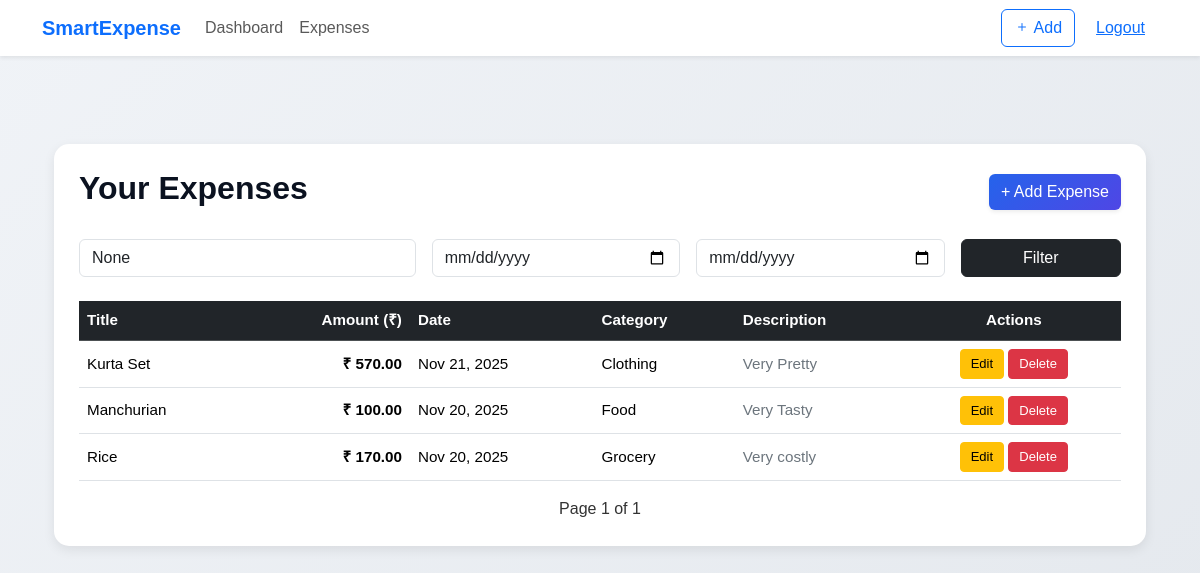
Page /expenses/ (signed in) on the committed database.
### expenses/models.py (models this page shows, shortened)
class Expense(models.Model):
    user = models.ForeignKey(User, on_delete=models.CASCADE)
    category = models.ForeignKey(Category, on_delete=models.SET_NULL, null=True)
    title = models.CharField(max_length=200)
    amount = models.DecimalField(max_digits=10, decimal_places=2)
    date = models.DateField()
    description = models.TextField(blank=True, null=True)

class Category(models.Model):
    name = models.CharField(max_length=100)

### expenses/views.py (the view)
# urls.py: path('', views.expense_list, name='expense_list'),
@login_required
def expense_list(request):
    qs = Expense.objects.filter(user=request.user).order_by('-date')
    q = request.GET.get('q')
    if q:
        qs = qs.filter(Q(description__icontains=q) | Q(category__name__icontains=q))
    start = request.GET.get('start')
    end = request.GET.get('end')
    if start:
        qs = qs.filter(date__gte=start)
    if end:
        qs = qs.filter(date__lte=end)
    from django.core.paginator import Paginator
    paginator = Paginator(qs, 20)
    page = request.GET.get('page') or 1
    expenses = paginator.get_page(page)
    return render(request, 'expenses/expense_list.html', {'expenses': expenses, 'q': q, 'start': start, 'end': end})

### expenses/templates/expenses/expense_list.html (shortened to what this page needs)
{% extends 'expenses/base.html' %}
{% block content %}
<div class="container py-4">
    <div class="table-card">
        <div class="d-flex justify-content-between align-items-center mb-4">
            <h2>Your Expenses</h2>
            <a href="{% url 'add_expense' %}" class="btn btn-primary shadow-sm">+ Add Expense</a>
        </div>
        <form method="get" class="row g-3 mb-4">
            <div class="col-md-4">
                <input type="text" name="q" class="form-control" placeholder="Search description/category..."
                       value="{{ q }}">
            </div>
            <div class="col-md-3">
                <input type="date" name="start" class="form-control" value="{{ start }}">
            </div>
            <div class="col-md-3">
                <input type="date" name="end" class="form-control" value="{{ end }}">
            </div>
            <div class="col-md-2">
                <button class="btn btn-dark w-100">Filter</button>
            </div>
        </form>
        {% if expenses %}
        <table class="table table-hover align-middle">
            <thead class="table-dark">
                <tr>
                    <th>Title</th>
                    <th class="text-end">Amount (₹)</th>
                    <th>Date</th>
                    <th>Category</th>
                    <th>Description</th>
                    <th class="text-center">Actions</th>
                </tr>
            </thead>
            <tbody>
                {% for expense in expenses %}
                <tr>
                    <td>{{ expense.title }}</td>
                    <td class="text-end fw-bold">
                        ₹ {{ expense.amount|floatformat:2 }}
                    </td>
                    <td>{{ expense.date|date:"M d, Y" }}</td>
                    <td>{{ expense.category.name|default:"Uncategorized" }}</td>
                    <td class="text-muted">{{ expense.description|default:"—" }}</td>
                    <td class="text-center">
                        <a href="{% url 'edit_expense' expense.id %}" class="btn btn-warning btn-sm">Edit</a>
                        <a href="{% url 'delete_expense' expense.id %}"
                           class="btn btn-danger btn-sm"
                           onclick="return confirm('Are you sure you want to delete this expense?');">
                           Delete
                        </a>
                    </td>
                </tr>
                {% endfor %}
            </tbody>
        </table>
        <div class="d-flex justify-content-between mt-3">
            <span>Page {{ expenses.number }} of {{ expenses.paginator.num_pages }}</span>
        </div>
        {% else %}
        <p class="text-center text-muted mt-3">No expenses added yet.</p>
        {% endif %}
    </div>
</div>
{% endblock %}

### expenses/templates/expenses/base.html (shortened to what this page needs)
 {% load static %}
<!doctype html>
<html lang="en">
<head>
  <link href="https://cdn.jsdelivr.net/npm/bootstrap@5.3.2/dist/css/bootstrap.min.css" rel="stylesheet">
  <link href="https://cdn.jsdelivr.net/npm/bootstrap-icons@1.10.5/font/bootstrap-icons.css" rel="stylesheet">
  <link rel="stylesheet" href="{% static 'expenses/css/style.css' %}">
</head>
<body class="bg-light">
  <nav class="navbar navbar-expand-lg navbar-white bg-white shadow-sm mb-4">
    <div class="container">
      <a class="navbar-brand fw-bold" href="{% url 'dashboard' %}">SmartExpense</a>
      <div class="collapse navbar-collapse">
        <ul class="navbar-nav me-auto">
          <li class="nav-item"><a class="nav-link" href="{% url 'dashboard' %}">Dashboard</a></li>
          <li class="nav-item"><a class="nav-link" href="{% url 'expense_list' %}">Expenses</a></li>
        </ul>
        <div class="d-flex gap-2">
          <a class="btn btn-outline-primary" href="{% url 'add_expense' %}"><i class="bi bi-plus"></i> Add</a>
          <form method="post" action="{% url 'logout' %}">{% csrf_token %}
             <button class="btn btn-link">Logout</button>
          </form>
        </div>
      </div>
    </div>
  </nav>
  <main class="container mb-5">
    {% block content %}{% endblock %}
  </main>
</body>
</html>

### expenses/static/expenses/css/style.css (style rules this page uses)
body { font-family: Inter, system-ui, -apple-system, "Segoe UI", Roboto, "Helvetica Neue", Arial; color: #111827; }
.navbar-brand { color: #0d6efd; font-size: 1.25rem; }
h2, h3, h4 { color: #0b1220; }
.table { font-size: 0.95rem; }
.btn-primary { background: linear-gradient(135deg,#2563eb,#4f46e5); border: none; box-shadow: 0 6px 18px rgba(79,70,229,0.08); }
body { background: linear-gradient(135deg, #f0f3f7, #e5e9ee); font-family: 'Poppins', sans-serif; color: #333; }
.btn-primary { background-color: #007bff; border-color: #007bff; font-weight: 500; }
.text-muted { color: #6c757d !important; }

### expenses/templates/expenses/expense_list.html (style rules this page uses)
body { background-color: #f5f7fa; }
.table-card { background: #ffffff; padding: 25px; border-radius: 15px; box-shadow: 0 4px 12px rgba(0,0,0,0.08); max-width: 1100px; margin: 40px auto; }
.btn-sm { padding: 4px 10px; font-size: 13px; }
h2 { font-weight: 700; }

### rows in the picture
Expense: title "Kurta Set", amount "570.00", date "Nov 21, 2025", category.name "Clothing", description "Very Pretty"
Expense: title "Manchurian", amount "100.00", date "Nov 20, 2025", category.name "Food", description "Very Tasty"
Expense: title "Rice", amount "170.00", date "Nov 20, 2025", category.name "Grocery", description "Very costly"

### other values in the picture
{{ expenses.number }} "1"
{{ expenses.paginator.num_pages }} "1"
